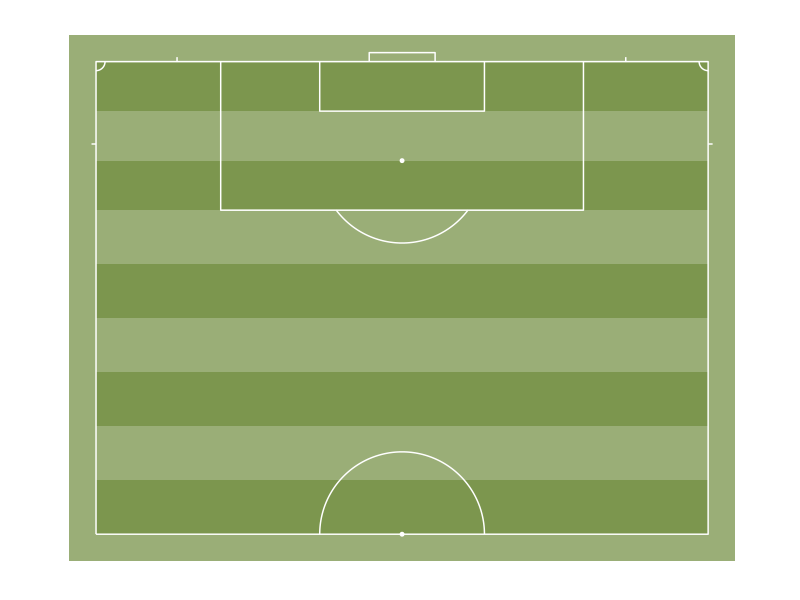

Write R code to recreate this figure.
library('ggplot2')
library('ggthemes')

ggplot(data=data.frame(x=1,y=1),aes(x,y))+
  ###grass:
  geom_rect(aes(xmin = -3, xmax = 71, ymin = -3, ymax = 55.5),
            fill = "darkolivegreen4", alpha = 0.7) +
  geom_rect(aes(xmin = 0, xmax = 68, ymin = 0, ymax = 6),
            fill = "darkolivegreen4", alpha = 0.7) +
  geom_rect(aes(xmin = 0, xmax = 68, ymin = 12, ymax = 18),
            fill = "darkolivegreen4", alpha = 0.7) +
  geom_rect(aes(xmin = 0, xmax = 68, ymin = 24, ymax = 30),
            fill = "darkolivegreen4", alpha = 0.7) +
  geom_rect(aes(xmin = 0, xmax = 68, ymin = 36, ymax = 41.5),
            fill = "darkolivegreen4", alpha = 0.7) +
  geom_rect(aes(xmin = 0, xmax = 68, ymin = 47, ymax = 52.5),
            fill = "darkolivegreen4", alpha = 0.7) +
  ###pitch:
  geom_path(data=data.frame(x=c(0,0,68,68,0),y=c(0,52.5,52.5,0,0)), colour = "white")+
  ###centre circle:
  geom_path(data=data.frame(x=c(-9150:(-1)/1000,1:9150/1000)+34,y=c(sqrt(9.15^2-c(-9150:(-1)/1000,1:9150/1000)^2))),aes(x=x,y=y), colour = "white")+
  ##centre spot:
  geom_point(aes(x = 34, y = 0), size = 1, colour = "white") +
  ##penalty spot:
  geom_point(aes(x = 34, y = 41.5), size = 1, colour = "white") +
  ###penalty arc:
  geom_path(data=data.frame(x=c(-7300:(-1)/1000,1:7300/1000)+34,y=c(41.5-sqrt(9.15^2-c(-7300:(-1)/1000,1:7300/1000)^2))),aes(x=x,y=y), colour = "white")+
  ###corner arc:
  geom_path(data=data.frame(x=c(0:1000/1000),y=c(52.5-sqrt(1^2-c(0:1000/1000)^2))),aes(x=x,y=y), colour = "white")+
  geom_path(data=data.frame(x=c(0:1000/1000)+67,y=c(52.5-sqrt(1^2-c(-1000:0/1000)^2))),aes(x=x,y=y), colour = "white")+
  ###corner lines:
  geom_path(data=data.frame(x=c(0,-0.5),y=c(43.35,43.35)), colour = "white")+
  geom_path(data=data.frame(x=c(68,68.5),y=c(43.35,43.35)), colour = "white")+
  geom_path(data=data.frame(x=c(9,9),y=c(52.5,53)), colour = "white")+
  geom_path(data=data.frame(x=c(58.85,58.85),y=c(52.5,53)), colour = "white")+
  ###6-yard box:
  geom_path(data=data.frame(x=c(24.85,24.85,43.15,43.15),y=c(52.5,47,47,52.5)), colour = "white")+
  ###goal
  geom_path(data=data.frame(x=c(30.35,30.35,37.67,37.67),y=c(52.5,53.5,53.5,52.5)), colour = "white")+
  ###penalty area:
  geom_path(data=data.frame(x=c(13.85,13.85,54.15,54.15),y=c(52.5,36,36,52.5)), colour = "white")+
  ###fix aspect ratio to 1:1
  coord_fixed() +
  ###remove all non-geom elements
  theme_solid()
